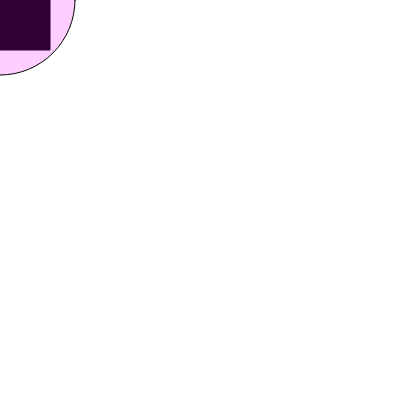
Frame 1 (no input)
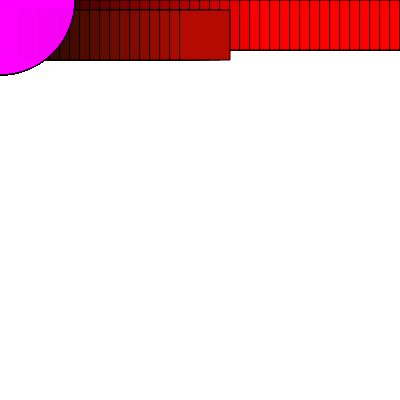
Frame 60 (no input)
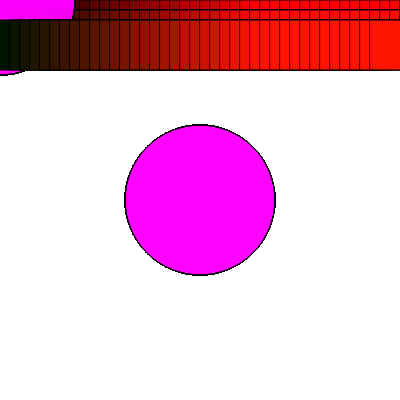
Frame 120 (the mouse pressed at the canvas centre since frame 60)

The p5.js sketch that drew these frames (run headless with seeded random() and noise() and a simulated clock; from frame 60 on, the mouse is pressed at the canvas centre):

// p5.js sketch
// ── sketch.js
// https://editor.p5js.org/jht9629-nyu/sketches/XH_F8U6iN
// Day1-pattern-grid

let x;
let y;

function setup() {
  createCanvas(400, 400);
  x = 0;
  y = 0;
  // frameRate(15);
}

function draw() {
  // background(220);
  fill(x, y, 0);
  rect(x, y, 50, 50);
  x += 10;
  if (x > 400) {
    x = 0;
    y += 10;
    if (y > 400) {
      y = 0;
    }
  }
  
  fill(255,0,255,50);
  circle(mouseX,mouseY,150);
  
}
